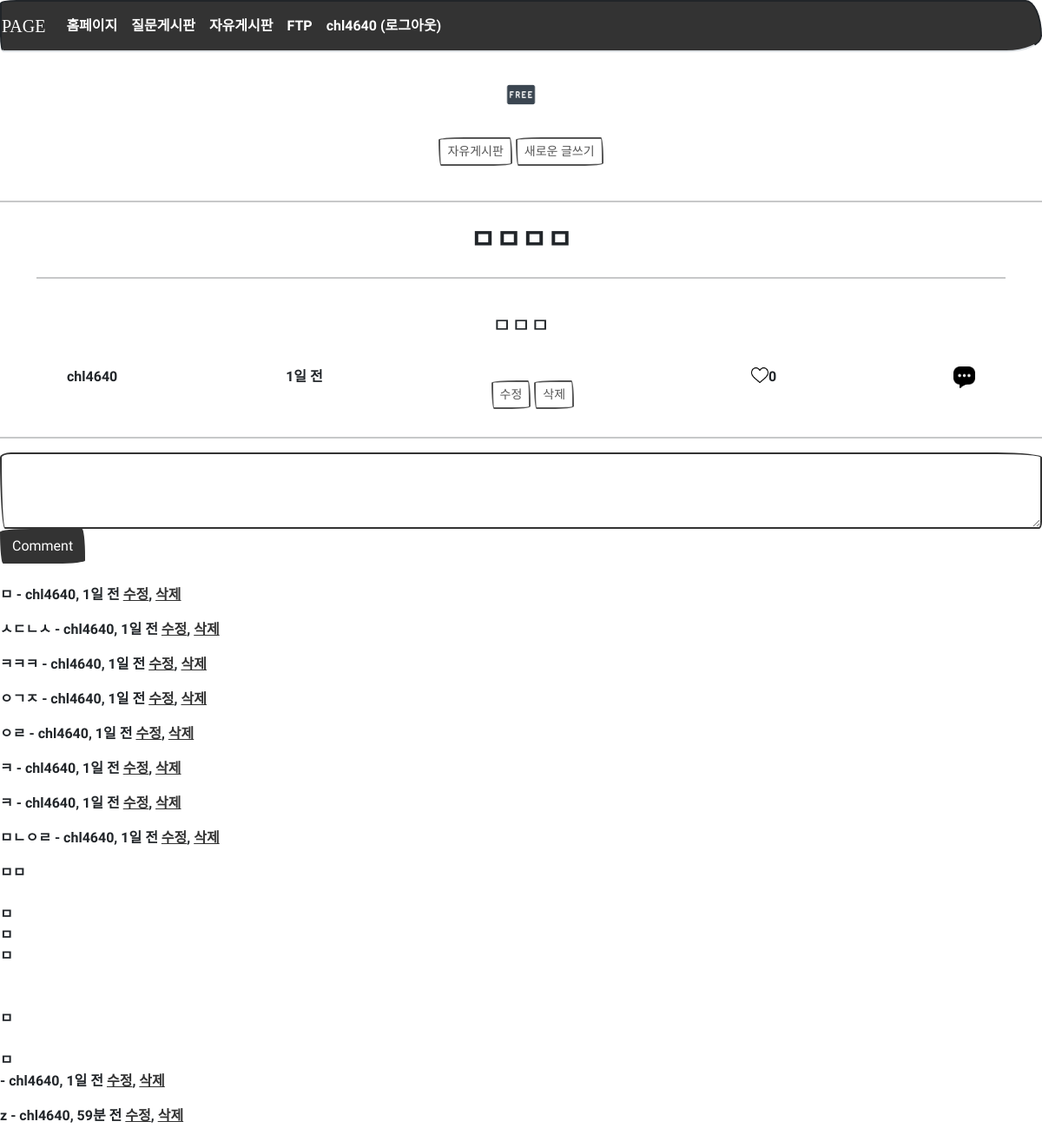
Screenshot of /board/detail/2/ (signed in) with the database file from the repository.
### models.py (models this page shows)
class User(db.Model):
    id = db.Column(db.Integer, primary_key=True)    # id는 자동으로 증가하는 User 모델의 기본키
    username = db.Column(db.String(150), unique=True, nullable=False)
    password = db.Column(db.String(200), nullable=False)
    name = db.Column(db.String(150), nullable=False)
    email = db.Column(db.String(120), unique=True, nullable=False)

class Board(db.Model):
    id = db.Column(db.Integer, primary_key=True)
    subject = db.Column(db.String(200), nullable=False)
    content = db.Column(db.Text(), nullable=False)
    create_date = db.Column(db.DateTime(), nullable=False)
    user_id = db.Column(db.Integer, db.ForeignKey('user.id', ondelete='CASCADE'), nullable=False)
    user = db.relationship('User', backref=db.backref('board_set'))     # 나중에 자신이 작성한 글을 user.board_set 으로 참조할 수 있다.
    modify_date = db.Column(db.DateTime(), nullable=True)
    voter = db.relationship('User', secondary=board_voter, backref=db.backref('board_voter_set'))

class Comment(db.Model):
    id = db.Column(db.Integer, primary_key=True)
    user_id = db.Column(db.Integer, db.ForeignKey('user.id', ondelete='CASCADE'), nullable=False)
    user = db.relationship('User', backref=db.backref('comment_set'))
    content = db.Column(db.Text(), nullable=False)
    create_date = db.Column(db.DateTime(), nullable=False)
    modify_date = db.Column(db.DateTime())
    board_id = db.Column(db.Integer, db.ForeignKey('board.id', ondelete='CASCADE'), nullable=False)
    board = db.relationship('Board', backref=db.backref('comment_set'))

### views/board_views.py (the view)
@bp.route('/detail/<int:board_id>/')
def detail(board_id):
    form = BoardForm()
    board = Board.query.get_or_404(board_id)
    return render_template('board/board_detail.html', board=board, form=form)

### forms.py
class BoardForm(FlaskForm):
    subject = StringField('제목', validators=[DataRequired('제목을 입력하세용')])
    content = TextAreaField('내용', validators=[DataRequired('내용을 입력하세용')])

### filter.py (called while the page is built)
def format_datetime(value, fmt='%m월 %d일'):
    now = datetime.now()
    time = now - value
    if time < timedelta(minutes=1):
        return '방금 전'
    elif time < timedelta(hours=1):
        return str(int(time.seconds / 60)) + '분 전'
    elif time < timedelta(days=1):
        return str(int(time.seconds / 3600)) + '시간 전'
    elif time < timedelta(days=7):
        time = datetime.now().date() - value.date()
        return str(time.days) + '일 전'
    else:
        return value.strftime(fmt)

### views/login_views.py (called while the page is built)
@bp.before_app_request
def logged_in_user():
    user_id = session.get('user_id')
    if user_id is None:
        g.user = None
    else:
        g.user = User.query.get(user_id)

### templates/board/board_detail.html (shortened to what this page needs)
{% extends 'base.html' %}
{% block content %}
        <div>
  	        <center>
  	            <br>
  	            <img src="{{ url_for('static',filename='images/board.png') }}"
                     width="50" style="margin-left: auto; margin-right: auto; display: block;" />
  	            <br>
  	            <center>
                    {% if not g.user %}
                    {% else %}
  	                <a class="btn btn-outline-dark btn-primar btn-sm"
                       href="{{url_for('board._list')}}">자유게시판</a>
                    <a class="btn btn-outline-dark btn-primar btn-sm"
                              href="{{ url_for('board.create') }}">새로운 글쓰기</a>
  	                <br>
  	            </center><br>
                {% endif %}
            </center>
  	        <hr width="100%" color="black" />
  	    </div>
<div class="container my-3 text-center">
    <h2 class="py-2" style="font-weight:bolder">{{ board.subject }}</h2>
    <hr width="100%" color="black" /><br>
        <h4>{{ board.content }}</h4> <br>
        <div class="d-flex justify-content-between detail_q_title">
            <div class="d-flex">
            {{ board.user.username }}
            </div>
            <div class="d-flex">
            {% if board.modify_date %}
                <p>{{ board.modify_date|datetime }}(수정)</p>
            {% else %}
                {{ board.create_date|datetime }}
            {% endif %}
            </div>
            {% if g.user == board.user %}
            <div class="my-3">
                <a href="{{ url_for('board.modify', board_id=board.id) }}"
                   class="btn btn-sm btn-outline-secondary">수정</a>
                <a href="#" class="delete btn btn-sm btn-outline-secondary"
                   data-uri="{{ url_for('board.delete', board_id=board.id) }}">삭제</a>
            </div>
            <div class="d-flex" style="margin: 0px 10px">
                    {% if board.voter %}
                    <a href="#" class="recommend"
                       data-uri="{{ url_for('vote.board', board_id=board.id) }}">
                        <img src="{{ url_for('static',filename='images/after_like.png') }}"
                        width="20" style="margin-left: auto; margin-right: auto; display: block;" />
                    </a>
                    {% else %}
                    <a href="#" class="recommend"
                       data-uri="{{ url_for('vote.board', board_id=board.id) }}">
                        <img src="{{ url_for('static',filename='images/before_like.png') }}"
                        width="20" style="margin-left: auto; margin-right: auto; display: block;" />
                    </a>
                    {% endif %}
                    <div class="bg-light text-center font-weight-bolder mb-1">
                        {{ board.voter|length }}</div>
            </div>
            <div>
                <a href="{{ url_for('comment.create', board_id=board.id) }}"
                   class="small"><small><img src="{{ url_for('static',filename='images/comment.png') }}"
                     width="25" style="margin-left: auto; margin-right: auto; display: block;" /></small></a>
            </div>
            {% endif %}
        </div>
</div>
<hr width="100%" color="black" />
<form action="{{ url_for('comment.create', board_id=board.id) }}" method="post" class="my-3">
        <div class="form-group">
            <textarea {% if not g.user %}disabled{% endif %}
                    name="content" id="content" class="form-control" rows="3"></textarea>
        </div>
        <input type="submit" value="Comment" class="btn btn-primary center">
    </form>
            {% if board.comment_set|length > 0 %}
            <div class="my-3">
            {% for comment in board.comment_set %}
                <div class="py-2">
                    <span style="white-space: pre-line;">{{ comment.content }}</span>
                    <span>
                        - {{ comment.user.username }}, {{ comment.create_date|datetime }}
                    </span>
                    {% if g.user == comment.user %}
                    <a href="{{ url_for('comment.modify', comment_id=comment.id) }}" class="">수정</a>,
                    <a href="#" class="delete"
                       data-uri="{{ url_for('comment.delete', comment_id=comment.id) }}">삭제</a>
                    {% endif %}
                </div>
            {% endfor %}
            </div>
            {% endif %}
 <br><br>
{% endblock %}

### templates/nav.html (shortened to what this page needs)
<nav class="navbar navbar-expand-lg navbar-dark bg-primary border-bottom">
    <a class="navbar-brand" href="{{ url_for('main.home_page') }}">PAGE</a>
    <div class="collapse navbar-collapse flex-grow-0 text-center" id="navbarNav">
        <ul class="navbar-nav">
            <li class="nav-item ">
                <a class="nav-link" href="{{url_for('main.home_page')}}">홈페이지</a>
            </li>
            <li class="nav-item ">
                <a class="nav-link" href="{{url_for('question._list')}}">질문게시판</a>
            </li>
            <li class="nav-item ">
                <a class="nav-link" href="{{url_for('board._list')}}">자유게시판</a>
            </li>
            <li class="nav-item ">
                <a class="nav-link" href="{{url_for('files.main_page')}}">FTP</a>
            </li>
            {% if g.user %}
            <li class="nav-item ">
                <a class="nav-link" href="{{ url_for('login.logout') }}">{{ g.user.username }} (로그아웃)</a>
            </li>
            {% else %}
            <li class="nav-item justify-content-end">
                <a class="nav-link" href="{{url_for('login.signup')}}">회원가입</a>
            </li>
            <li class="nav-item justify-content-end">
                <a class="nav-link" href="{{url_for('login.login')}}">로그인</a>
            {% endif %}
        </ul>
    </div>
</nav>

### static/css/style.css (style rules this page uses)
.detail_q_title { padding: 0px 35px; }

### rows the page displays
User: user.username "chl4640"
Board: subject "ㅁㅁㅁㅁ", content "ㅁㅁㅁ", create_date "1일 전"
Comment: content "ㅁ", user.username "chl4640", create_date "1일 전"
Comment: content "ㅅㄷㄴㅅ", user.username "chl4640", create_date "1일 전"
Comment: content "ㅋㅋㅋ", user.username "chl4640", create_date "1일 전"
Comment: content "ㅇㄱㅈ", user.username "chl4640", create_date "1일 전"
Comment: content "ㅇㄹ", user.username "chl4640", create_date "1일 전"
Comment: content "ㅋ", user.username "chl4640", create_date "1일 전"
Comment: content "ㅋ", user.username "chl4640", create_date "1일 전"
Comment: content "ㅁㄴㅇㄹ", user.username "chl4640", create_date "1일 전"
Comment: content "ㅁㅁ ㅁ ㅁ ㅁ ㅁ ㅁ", user.username "chl4640", create_date "1일 전"
Comment: content "z", user.username "chl4640", create_date "59분 전"

### other values shown
{{ board.voter|length }} "0"
